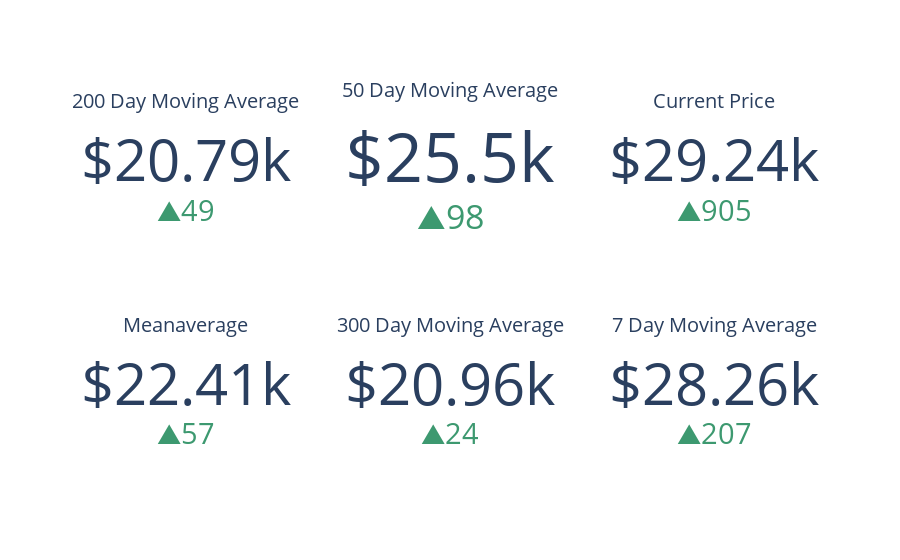

Notebook cell for this chart:
### Code cell
import plotly.graph_objects as go

fig = go.Figure()

fig.add_trace(go.Indicator(
    mode = "number+delta",
    number = {'prefix': "$"},
    value = df['200D'].iloc[-1],
    delta = {"reference": ((df['200D'].iloc[-2])), "valueformat": ".0f"},
     title = {"text": "200 Day Moving Average"},
    gauge = {
        'axis': {'visible': False}},
    domain = {'row': 0, 'column': 0}))

fig.add_trace(go.Indicator(
    mode = "number+delta",
    number = {'prefix': "$"},
    value = df['meanavge'].iloc[-1],
    delta = {"reference": ((df['meanavge'].iloc[-2])), "valueformat": ".0f"},
    title = {"text": "Meanaverage"},
    gauge = {
        'axis': {'visible': False}},
    domain = {'row': 1, 'column': 0}))


fig.add_trace(go.Indicator(
    mode = "number+delta",
    number = {'prefix': "$"},
    value = df['50D'].iloc[-1],
    delta = {"reference": ((df['50D'].iloc[-2])), "valueformat": ".0f"},
    title = {"text": "50 Day Moving Average"},
    domain = {'row': 0, 'column': 1}))

fig.add_trace(go.Indicator(
    mode = "number+delta",
    number = {'prefix': "$"},
    value = df['300D'].iloc[-1],
    delta = {"reference": ((df['300D'].iloc[-2])), "valueformat": ".0f"},
    title = {"text": "300 Day Moving Average"},
    domain = {'row': 1, 'column': 1}))

fig.add_trace(go.Indicator(
    mode = "number+delta",
    number = {'prefix': "$"},
    value = df['price'].iloc[-1],
    delta = {"reference": ((df['price'].iloc[-2])), "valueformat": ".0f"},
    title = {"text": "Current Price"},
    domain = {'row': 0, 'column': 2}))

fig.add_trace(go.Indicator(
    mode = "number+delta",
    number = {'prefix': "$"},
    value = df['7D'].iloc[-1],
    delta = {"reference": ((df['7D'].iloc[-2])), "valueformat": ".0f"},
    title = {"text": "7 Day Moving Average"},
    domain = {'row': 1, 'column': 2}))

fig.update_layout(
    grid = {'rows': 2, 'columns': 3, 'pattern': "independent"},
)
fig.write_html("../static/MAs.html")
fig.show()

### Figure 1 — Plotly figure (JSON) as saved in the notebook; plotly's stock layout.template omitted (floating-point values rounded to 4 significant figures)
{"data": [{"delta": {"reference": 20740.0, "valueformat": ".0f"}, "domain": {"column": 0, "row": 0}, "gauge": {"axis": {"visible": false}}, "mode": "number+delta", "number": {"prefix": "$"}, "title": {"text": "200 Day Moving Average"}, "type": "indicator", "value": 20790.0}, {"delta": {"reference": 22360.0, "valueformat": ".0f"}, "domain": {"column": 0, "row": 1}, "gauge": {"axis": {"visible": false}}, "mode": "number+delta", "number": {"prefix": "$"}, "title": {"text": "Meanaverage"}, "type": "indicator", "value": 22410.0}, {"delta": {"reference": 25400.0, "valueformat": ".0f"}, "domain": {"column": 1, "row": 0}, "mode": "number+delta", "number": {"prefix": "$"}, "title": {"text": "50 Day Moving Average"}, "type": "indicator", "value": 25500.0}, {"delta": {"reference": 20940.0, "valueformat": ".0f"}, "domain": {"column": 1, "row": 1}, "mode": "number+delta", "number": {"prefix": "$"}, "title": {"text": "300 Day Moving Average"}, "type": "indicator", "value": 20960.0}, {"delta": {"reference": 28330.0, "valueformat": ".0f"}, "domain": {"column": 2, "row": 0}, "mode": "number+delta", "number": {"prefix": "$"}, "title": {"text": "Current Price"}, "type": "indicator", "value": 29240.0}, {"delta": {"reference": 28060.0, "valueformat": ".0f"}, "domain": {"column": 2, "row": 1}, "mode": "number+delta", "number": {"prefix": "$"}, "title": {"text": "7 Day Moving Average"}, "type": "indicator", "value": 28260.0}], "layout": {"grid": {"columns": 3, "pattern": "independent", "rows": 2}}}
